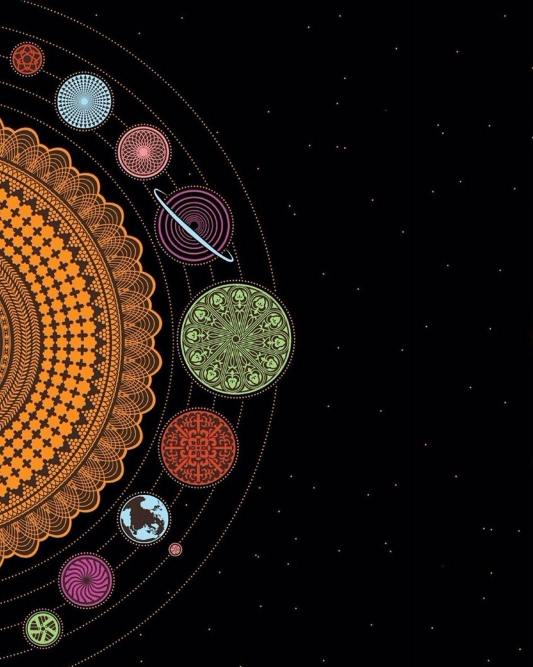
#> input picture wallpapers/wp3989732-smart-watch-wallpapers.jpg, 1066 x 1334 px (shown at 1/2 size)
$ python process_wallpaper.py
#> lines starting #> are read from the running program, lines starting #| are printed output that depends on the picture
#!/usr/bin/env python3
"""
DIZO Watch D Wallpaper / Watch Face Image Processor
Converts any image into the exact hardware specifications for DIZO Watch D:
- Native Screen Resolution: 240 x 286 pixels (LCD Type 21)
- Color Encoding: 16-bit RGB565 (Big-Endian)
- Aspect Ratio: Center-crop to 240:286 (~0.839)
"""

import sys
import os
import argparse
from PIL import Image

TARGET_WIDTH = 240
TARGET_HEIGHT = 286

def process_wallpaper(input_path: str, output_dir: str = None, quality: int = 85):
#> called with quality = 85
    if not os.path.isfile(input_path):
        print(f"❌ Error: File not found: {input_path}")
        return False

    if output_dir is None:
        output_dir = os.path.dirname(input_path) or "."

    base_name = os.path.splitext(os.path.basename(input_path))[0]

    img = Image.open(input_path).convert("RGB")
#> img is the input picture: PIL image 1066x1334 RGB; mean R, G, B 33.9, 23, 16.8
    orig_w, orig_h = img.size
#> orig_w = 1066; orig_h = 1334
    print(f"\n🖼️ Processing Wallpaper: {os.path.basename(input_path)}")
    print(f"Original Dimensions: {orig_w} x {orig_h}")
#| Original Dimensions: 1066 x 1334

    # Center crop to target aspect ratio (240 / 286)
    target_ratio = TARGET_WIDTH / TARGET_HEIGHT
    orig_ratio = orig_w / orig_h
#> orig_ratio = 0.799

    if orig_ratio > target_ratio:
        # Original is wider -> crop left/right
        new_w = int(orig_h * target_ratio)
        left = (orig_w - new_w) // 2
        img_cropped = img.crop((left, 0, left + new_w, orig_h))
    else:
        # Original is taller -> crop top/bottom
        new_h = int(orig_w / target_ratio)
#> new_h = 1270
        top = (orig_h - new_h) // 2
#> top = 32
        img_cropped = img.crop((0, top, orig_w, top + new_h))
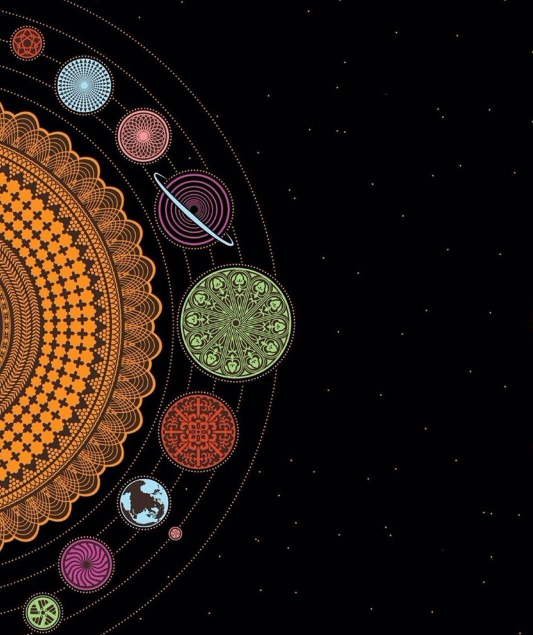
#> img_cropped: PIL image 1066x1270 RGB (shown at 1/2 size); mean R, G, B 35.5, 24.1, 17.5

    # Resize with high quality Lanczos resampling
    img_resized = img_cropped.resize((TARGET_WIDTH, TARGET_HEIGHT), Image.Resampling.LANCZOS)
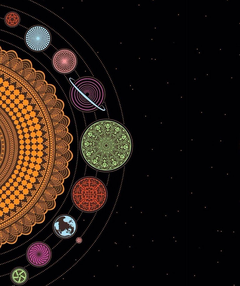
#> img_resized: PIL image 240x286 RGB; mean R, G, B 35.6, 24.2, 17.6

    # 1. Output 240x286 PNG
    png_path = os.path.join(output_dir, f"{base_name}_240x286.png")
    img_resized.save(png_path, "PNG", optimize=True)

    # 2. Output 240x286 Compressed JPEG
    jpg_path = os.path.join(output_dir, f"{base_name}_240x286.jpg")
    img_resized.save(jpg_path, "JPEG", quality=quality, optimize=True)

    # 3. Output 16-bit RGB565 Raw Binary Bitmap (for HTSmart DialWriter)
    # Formula from DialWriter.java:
    # b0 = ((r >> 3) << 3) | ((g >> 2) >> 3)
    # b1 = (((g >> 2) & 0x07) << 5) | (b >> 3)
    rgb565_bytes = bytearray()
    for y in range(TARGET_HEIGHT):
        for x in range(TARGET_WIDTH):
            r, g, b = img_resized.getpixel((x, y))
            r5 = (r >> 3) & 0x1F
            g6 = (g >> 2) & 0x3F
            b5 = (b >> 3) & 0x1F
            b0 = (r5 << 3) | (g6 >> 3)
            b1 = ((g6 & 0x07) << 5) | b5
            rgb565_bytes.append(b0)
            rgb565_bytes.append(b1)

    raw_path = os.path.join(output_dir, f"{base_name}_240x286_rgb565.raw")
    with open(raw_path, "wb") as f:
        f.write(rgb565_bytes)

    print(f"\n✅ Successfully generated:")
    print(f"  • PNG:     {png_path} ({os.path.getsize(png_path):,} bytes)")
    print(f"  • JPEG:    {jpg_path} ({os.path.getsize(jpg_path):,} bytes)")
    print(f"  • RGB565:  {raw_path} ({len(rgb565_bytes):,} bytes, exactly 240x286x2)")
#|   • RGB565:  wallpapers/wp3989732-smart-watch-wallpapers_240x286_rgb565.raw (137,280 bytes, exactly 240x286x2)
    return True

def main():
    script_dir = os.path.dirname(os.path.abspath(__file__))
    default_img = os.path.normpath(os.path.join(script_dir, "..", "wallpapers", "wp3989732-smart-watch-wallpapers.jpg"))

    parser = argparse.ArgumentParser(description="DIZO Watch D Wallpaper Processor")
    parser.add_argument("image", nargs="?", default=default_img, help="Path to input image")
    parser.add_argument("--out-dir", default=None, help="Output directory")
    parser.add_argument("--quality", type=int, default=85, help="JPEG compression quality (1-100)")
    args = parser.parse_args()

    process_wallpaper(args.image, args.out_dir, args.quality)

if __name__ == "__main__":
    main()
